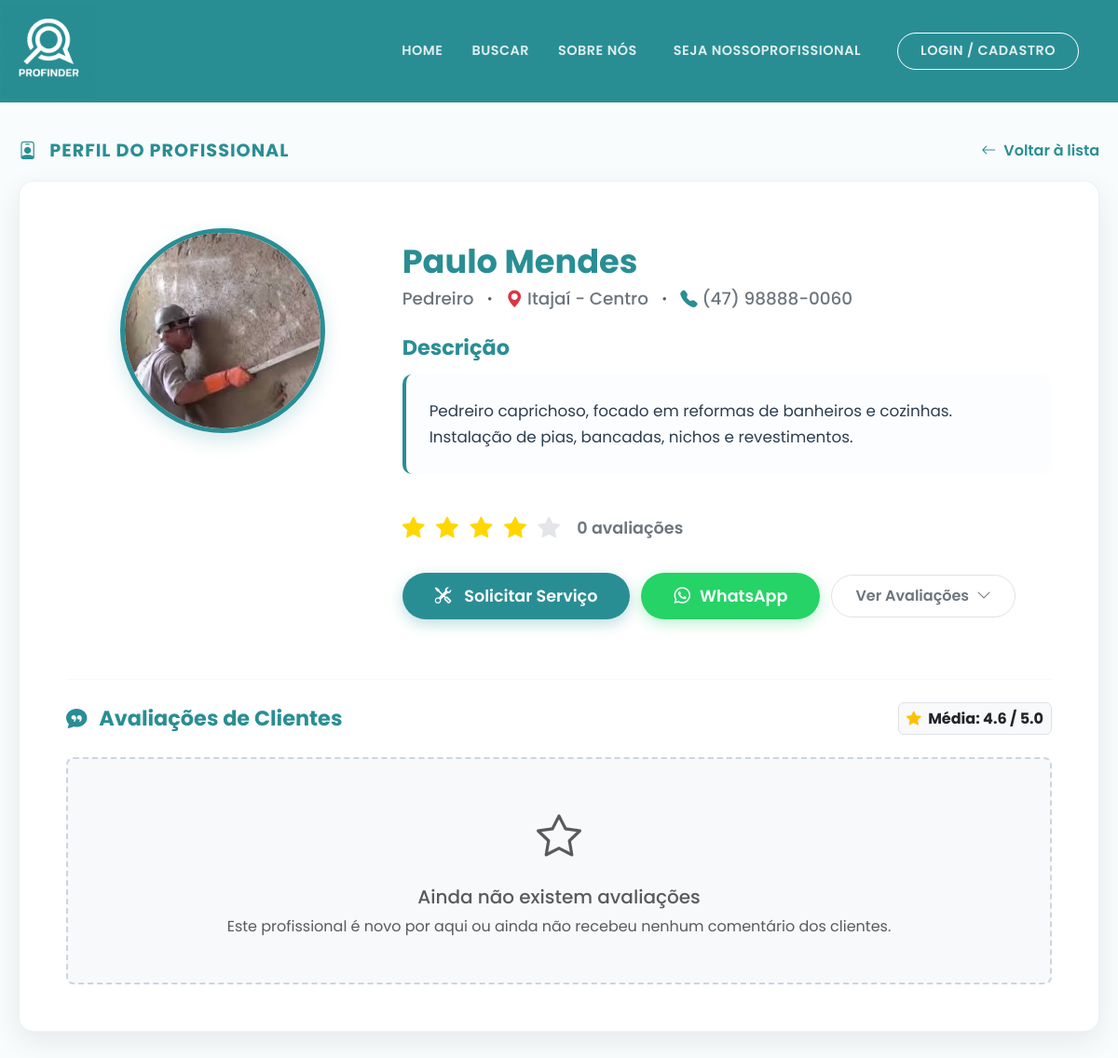
Page /perfil/5 on the committed database.
### app.py (models this page shows, shortened)
class Profissional(db.Model, UserMixin):
    id = db.Column(db.Integer, primary_key=True)
    nome = db.Column(db.String(100), nullable=False)
    cpf = db.Column(db.String(11), unique=True, nullable=False)
    email = db.Column(db.String(120), unique=True, nullable=False)
    senha = db.Column(db.String(128), nullable=False)
    telefone = db.Column(db.String(20), nullable=True)
    profissao = db.Column(db.String(50), nullable=False)
    cidade = db.Column(db.String(100), nullable=False)
    regiao = db.Column(db.String(100), nullable=False)
    endereco_fixo = db.Column(db.String(255), nullable=True)
    descricao = db.Column(db.Text, nullable=True)
    avaliacao = db.Column(db.Float, default=5.0)
    foto = db.Column(db.String(255), default='https://cdn-icons-png.flaticon.com/512/3135/3135715.png')
    tipo_conta = db.Column(db.String(20), default='profissional')
    trabalhos = db.relationship('Portfolio', backref='profissional', lazy=True, cascade='all, delete-orphan')
    solicitacoes_recebidas = db.relationship('SolicitacaoServico', backref='profissional_solicitado', lazy=True, cascade='all, delete-orphan')

### app.py (the view)
@app.route('/perfil/<int:id>')
def perfil(id):
    profissional_selecionado = Profissional.query.get_or_404(id)
    trabalhos_portfolio = Portfolio.query.filter_by(profissional_id=id).all()
    avaliacoes = Avaliacao.query.filter_by(profissional_id=id).order_by(Avaliacao.data_avaliacao.desc()).all()
    return render_template('perfil.html', profissional=profissional_selecionado, portfolio=trabalhos_portfolio, avaliacoes=avaliacoes)

### app/templates/perfil.html (shortened to what this page needs)
<!DOCTYPE html>
<html lang="pt-BR">
<head>
    <link href="https://cdn.jsdelivr.net/npm/bootstrap@5.3.2/dist/css/bootstrap.min.css" rel="stylesheet">
    <link rel="stylesheet" href="https://cdn.jsdelivr.net/npm/bootstrap-icons@1.11.1/font/bootstrap-icons.css">
</head>
<body>
    <nav class="navbar navbar-expand-lg navbar-profinder sticky-top">
        <div class="container">
            <a class="navbar-brand" href="{{ url_for('index') }}" title="Sair / Voltar ao Início">
                <img src="{{ url_for('static', filename='img/logo-nome.png') }}" alt="Logo ProFinder">
            </a>
            <div class="collapse navbar-collapse justify-content-end" id="navbarNav">
                <ul class="navbar-nav align-items-center">
                    <li class="nav-item"><a class="nav-link" href="{{ url_for('index') }}">Home</a></li>
                    <li class="nav-item"><a class="nav-link" href="{{ url_for('busca_servicos') }}">Buscar</a></li>
                    <li class="nav-item"><a class="nav-link" href="{{ url_for('sobre') }}">Sobre Nós</a></li>
                    {% if current_user.is_authenticated %}
                    <li class="nav-item ms-lg-3 mt-3 mt-lg-0 d-none d-lg-block">
                        <a href="{{ url_for('meu_perfil') }}" class="nav-link"
                            style="text-transform: none; font-size: 0.95rem;" title="Acessar Meu Perfil">
                            Olá, <strong>{{ current_user.nome.split()[0] }}</strong>
                        </a>
                    </li>
                    <li class="nav-item d-lg-none mt-2">
                        <a class="nav-link" href="{{ url_for('meu_perfil') }}">Meu Perfil</a>
                    </li>
                    <li class="nav-item ms-lg-2 mt-2 mt-lg-0">
                        <a class="nav-link btn-login-nav border border-white rounded-pill px-4"
                            href="{{ url_for('logout') }}" style="background-color: rgba(255,255,255,0.1);">Sair</a>
                    </li>
                    {% else %}
                    <li class="nav-item ms-lg-2">
                        <a class="nav-link" href="{{ url_for('cadastro_profissional') }}">
                            Seja NossoProfissional
                        </a>
                    </li>
                    <li class="nav-item ms-lg-3 mt-3 mt-lg-0">
                        <a class="nav-link btn-login-nav border border-white rounded-pill px-4"
                            href="{{ url_for('login') }}">
                            Login / Cadastro
                        </a>
                    </li>
                    {% endif %}
                </ul>
            </div>
        </div>
    </nav>
    <main class="container main-container">
        <div class="cabecalho-perfil">
            <h2 class="titulo-secao"><i class="bi bi-person-badge me-2"></i> Perfil do Profissional</h2>
            <a href="javascript:history.back()" class="btn-voltar">
                <i class="bi bi-arrow-left"></i> Voltar à lista
            </a>
        </div>
        <div class="card-perfil">
            <div class="row">
                <div class="col-md-4 text-center mb-4 mb-md-0">
                    <div class="foto-perfil-container">
                        <img src="{{ profissional.foto }}" alt="Foto de {{ profissional.nome }}">
                    </div>
                </div>
                <div class="col-md-8">
                    <h1 class="nome-profissional">{{ profissional.nome }}</h1>
                    <div class="info-basica">
                        <span>{{ profissional.profissao }}</span>
                        <i class="bi bi-dot text-muted"></i>
                        <span><i class="bi bi-geo-alt-fill text-danger"></i>
                            {% if profissional.regiao == 'todas' %}
                            {{ profissional.cidade }} (Toda a região)
                            {% else %}
                            {{ profissional.cidade }} - {{ profissional.regiao.replace('_', ' ').title() }}
                            {% endif %}
                        </span>
                        {% if profissional.telefone %}
                        <i class="bi bi-dot text-muted"></i>
                        <span><i class="bi bi-telephone-fill" style="color: var(--cor-primaria);"></i> {{
                            profissional.telefone }}</span>
                        {% endif %}
                    </div>
                    <h3 class="titulo-descricao">Descrição</h3>
                    <p class="texto-descricao">
                        {{ profissional.descricao | default("Profissional qualificado e altamente recomendado pela
                        comunidade ProFinder. Especialista na sua área de atuação, sempre com foco em entregar o melhor
                        resultado para os clientes.", true) }}
                    </p>
                    <div class="bloco-avaliacoes">
                        <div class="estrelas">
                            {% for i in range(5) %}
                            {% if i < profissional.avaliacao|int %} <i class="bi bi-star-fill"></i>
                                {% else %}
                                <i class="bi bi-star-fill estrela-vazia"></i>
                                {% endif %}
                                {% endfor %}
                        </div>
                        <span class="numero-avaliacoes">
                            {{ avaliacoes|length }} avaliações
                        </span>
                    </div>
                    <div class="botoes-acao mb-3">
                        {% if current_user.is_authenticated and current_user.tipo_conta == 'cliente' %}
                        <button type="button" class="btn-mensagem" data-bs-toggle="modal"
                            data-bs-target="#modalSolicitacao">
                            <i class="bi bi-tools me-1"></i> Solicitar Serviço
                        </button>
                        {% elif not current_user.is_authenticated %}
                        <button type="button" class="btn-mensagem" data-bs-toggle="modal"
                            data-bs-target="#modalAvisoLogin">
                            <i class="bi bi-tools me-1"></i> Solicitar Serviço
                        </button>
                        {% else %}
                        <button type="button" class="btn-mensagem"
                            onclick="alert('Apenas clientes podem solicitar serviços. Por favor, inicie sessão com uma conta de cliente.')"
                            style="opacity: 0.7;">
                            <i class="bi bi-tools me-1"></i> Solicitar Serviço
                        </button>
                        {% endif %}
                        {% if profissional.telefone %}
                        <a href="https://wa.me/55{{ profissional.telefone | replace(' ', '') | replace('-', '') | replace('(', '') | replace(')', '') }}"
                            target="_blank" class="btn-mensagem"
                            style="background-color: #25D366; border: none; box-shadow: 0 5px 15px rgba(37, 211, 102, 0.3);">
                            <i class="bi bi-whatsapp"></i> WhatsApp
                        </a>
                        {% else %}
                        <button type="button" class="btn-mensagem" data-bs-toggle="modal"
                            data-bs-target="#modalSemTelefone"
                            style="background-color: #95a5a6; border: none; box-shadow: none;">
                            <i class="bi bi-telephone-x"></i> Sem Telefone
                        </button>
                        {% endif %}
                        <a href="#secaoAvaliacoes" class="btn-avaliacoes">
                            Ver Avaliações <i class="bi bi-chevron-down"></i>
                        </a>
                    </div>
                </div>
            </div>
            <hr class="mt-5 mb-4" style="border-color: rgba(0,0,0,0.1);" id="secaoAvaliacoes">
            <div class="d-flex justify-content-between align-items-center mb-4 flex-wrap gap-3">
                <h3 class="titulo-descricao mb-0"><i class="bi bi-chat-quote-fill me-2"></i> Avaliações de Clientes</h3>
                <span class="badge bg-light text-dark border p-2" style="font-size: 1rem;">
                    <i class="bi bi-star-fill text-warning me-1"></i> Média: {{ profissional.avaliacao }} / 5.0
                </span>
            </div>
            {% if avaliacoes %}
            <div class="row row-cols-1 g-4 mb-2">
                {% for av in avaliacoes %}
                <div class="col">
                    <div class="card border-0 shadow-sm"
                        style="border-radius: 12px; background-color: #f8fcfc; border-left: 4px solid var(--cor-primaria) !important;">
                        <div class="card-body p-4">
                            <div class="d-flex justify-content-between align-items-start flex-wrap gap-2 mb-3">
                                <div class="d-flex align-items-center gap-3">
                                    <img src="{{ av.cliente.foto }}" alt="Avatar Cliente" class="rounded-circle"
                                        style="width: 48px; height: 48px; object-fit: cover; border: 2px solid white; box-shadow: 0 2px 5px rgba(0,0,0,0.1);">
                                    <div>
                                        <h6 class="fw-bold mb-0" style="color: var(--cor-texto-escuro);">{{
                                            av.cliente.nome }}</h6>
                                        <small class="text-muted"><i class="bi bi-calendar3"></i> {{
                                            av.data_avaliacao.strftime('%d/%m/%Y') }}</small>
                                    </div>
                                </div>
                                <div class="estrelas mb-0" style="font-size: 1.1rem; letter-spacing: 1px;">
                                    {% for i in range(5) %}
                                    <i class="bi bi-star-fill {{ 'estrela-vazia' if i >= av.nota else '' }}"></i>
                                    {% endfor %}
                                </div>
                            </div>
                            {% if av.comentario %}
                            <div class="p-3 bg-white rounded" style="border: 1px solid rgba(0,0,0,0.05);">
                                <p class="mb-0 text-dark"
                                    style="font-size: 0.95rem; line-height: 1.6; font-style: italic;">"{{ av.comentario
                                    }}"</p>
                            </div>
                            {% else %}
                            <p class="text-muted small mb-0 font-italic">O cliente não deixou nenhum comentário escrito.
                            </p>
                            {% endif %}
                        </div>
                    </div>
                </div>
                {% endfor %}
            </div>
            {% else %}
            <div class="text-center p-5 bg-light rounded-3" style="border: 2px dashed #cbd5e1;">
                <i class="bi bi-star text-muted" style="font-size: 3rem;"></i>
                <h5 class="mt-3 text-muted">Ainda não existem avaliações</h5>
                <p class="text-muted mb-0">Este profissional é novo por aqui ou ainda não recebeu nenhum comentário dos
                    clientes.</p>
            </div>
            {% endif %}
        </div>
    </main>
</body>
</html>

### app/templates/perfil.html (style rules this page uses)
:root { --cor-primaria: #298e94; --cor-primaria-hover: #22767c; --cor-texto-escuro: #2c3e50; --cor-texto-mutado: #6c757d; --cor-fundo: #f8fcfc; }
body { font-family: 'Poppins', sans-serif; background-color: var(--cor-fundo); min-height: 100vh; display: flex; flex-direction: column; }
.navbar-profinder { background-color: var(--cor-primaria); padding: 0; }
.navbar-brand img { height: 100px; margin-left: -40px; }
.nav-link { color: rgba(255, 255, 255, 0.85) !important; font-weight: 600; font-size: 0.9rem; text-transform: uppercase; letter-spacing: 0.5px; margin-left: 15px; position: relative; transition: color 0.3s ease; }
.nav-link::after { content: ''; position: absolute; width: 0; height: 2px; bottom: -5px; left: 0; background-color: white; transition: width 0.3s ease; }
.btn-login-nav { transition: all 0.3s ease !important; }
.btn-login-nav::after { display: none !important; }
.main-container { flex: 1; padding: 40px 20px; max-width: 1200px; margin: 0 auto; width: 100%; }
.cabecalho-perfil { display: flex; justify-content: space-between; align-items: center; margin-bottom: 20px; }
.titulo-secao { color: var(--cor-primaria); font-weight: 700; font-size: 1.2rem; text-transform: uppercase; letter-spacing: 1px; margin: 0; }
.btn-voltar { color: var(--cor-primaria); background: transparent; font-weight: 600; text-decoration: none; transition: all 0.3s ease; display: inline-flex; align-items: center; gap: 8px; }
.card-perfil { background: white; border-radius: 16px; box-shadow: 0 10px 30px rgba(0, 0, 0, 0.08); border: 1px solid rgba(41, 142, 148, 0.1); overflow: hidden; padding: 50px; margin-bottom: 40px; }
.foto-perfil-container { width: 220px; height: 220px; border-radius: 50%; overflow: hidden; border: 5px solid var(--cor-primaria); margin: 0 auto; box-shadow: 0 8px 20px rgba(41, 142, 148, 0.2); }
.foto-perfil-container img { width: 100%; height: 100%; object-fit: cover; }
.nome-profissional { color: var(--cor-primaria); font-weight: 700; font-size: 2.2rem; margin-bottom: 5px; margin-top: 15px; }
.info-basica { color: var(--cor-texto-mutado); font-size: 1.15rem; font-weight: 500; margin-bottom: 25px; display: flex; align-items: center; gap: 8px; flex-wrap: wrap; }
.titulo-descricao { color: var(--cor-primaria); font-weight: 700; font-size: 1.4rem; margin-bottom: 15px; }
.texto-descricao { color: var(--cor-texto-escuro); font-size: 1.05rem; line-height: 1.7; margin-bottom: 40px; background-color: #fcfdfe; padding: 25px; border-radius: 10px; border-left: 4px solid var(--cor-primaria); }
.bloco-avaliacoes { display: flex; align-items: center; gap: 15px; margin-bottom: 30px; }
.estrelas { color: #ffd700; font-size: 1.5rem; letter-spacing: 3px; }
.estrela-vazia { color: #e4e5e9; }
.numero-avaliacoes { color: var(--cor-texto-mutado); font-weight: 600; font-size: 1.1rem; }
.botoes-acao { display: flex; flex-wrap: wrap; align-items: center; gap: 12px; margin-top: 1.5rem; }
.btn-mensagem { background-color: var(--cor-primaria); color: white; font-weight: 600; padding: 12px 35px; font-size: 1.1rem; border-radius: 30px; text-decoration: none; display: inline-flex; align-items: center; gap: 10px; transition: all 0.3s; border: none; box-shadow: 0 5px 15px rgba(41, 142, 148, 0.3); margin: 0 !important; }
.btn-avaliacoes { background-color: transparent; color: var(--cor-texto-mutado); border: 1px solid #dee2e6; font-weight: 600; padding: 10px 25px; border-radius: 30px; text-decoration: none; display: inline-flex; align-items: center; gap: 8px; transition: all 0.3s; margin: 0 !important; }

### rows in the picture
Profissional: foto (picture), nome "Paulo Mendes", profissao "Pedreiro", cidade "Itajaí", regiao.replace "Centro", telefone "(47) 98888-0060", descricao "Pedreiro caprichoso, focado em reformas de banheiros e cozinhas. Instalação de pias, bancadas, nichos e revestimentos.", avaliacao "4.6"

### other values in the picture
{{ avaliacoes|length }} "0"
